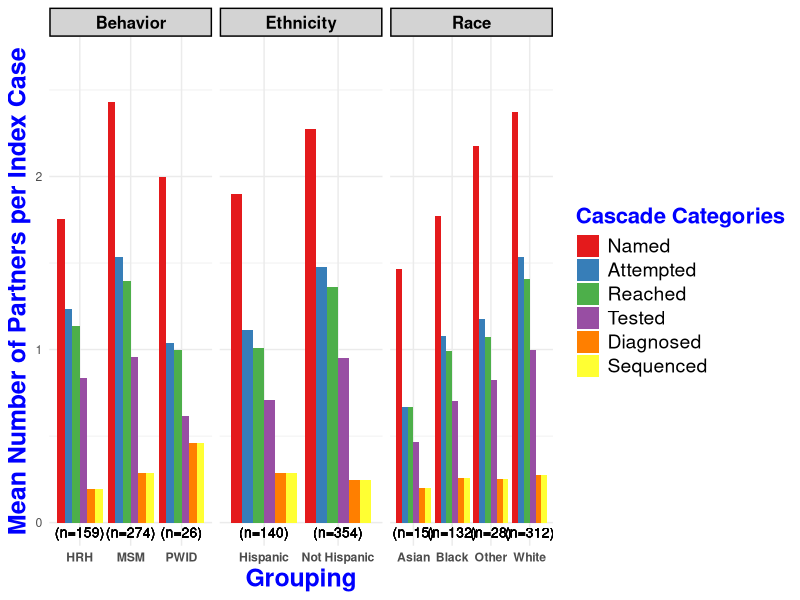

Write R code to recreate this figure. (Note: this script raises an error after producing the figure.)
rm(list=ls())

library(tidyr)
library(ggplot2)
library(here)

# Behavior Data
msm_denom <- 274
pwid_denom <- 26
hrh_denom <- 159

df <- data.frame(
  Grouping = c("MSM", "PWID", "HRH"),
  Named_Mean = c(666/msm_denom, 52/pwid_denom, 279/hrh_denom),
  Contact_Attempted_Mean = c(420/msm_denom, 27/pwid_denom, 196/hrh_denom),
  Reached_Mean = c(383/msm_denom, 26/pwid_denom, 181/hrh_denom),
  Tested_Mean = c(262/msm_denom, 16/pwid_denom, 133/hrh_denom),
  Diagnosed_Mean = c(79/msm_denom, 12/pwid_denom, 31/hrh_denom),
  Sequenced_Mean = c(79/msm_denom, 12/pwid_denom, 31/hrh_denom),
  N = c(paste0("(n=", msm_denom, ")"), paste0("(n=", pwid_denom, ")"), paste0("(n=", hrh_denom, ")"))
)

df_long <- df %>%
  gather(Category, Value, -Grouping, -N)

levels = c("Named_Mean", 
              "Contact_Attempted_Mean",
              "Reached_Mean",
              "Tested_Mean", 
              "Diagnosed_Mean", 
              "Sequenced_Mean"
              )
              

df_long$Category <- 
  factor(df_long$Category, 
    levels = levels
  )

# Race Data
white_denom <- 312
black_denom <- 132
asian_denom <- 15
other_denom <- 28

df_race <- data.frame(
  Grouping = c("White", "Black", "Asian", "Other"),
  Named_Mean = c(740/white_denom, 234/black_denom, 22/asian_denom, 61/other_denom),
  Contact_Attempted_Mean = c(478/white_denom, 142/black_denom, 10/asian_denom, 33/other_denom),
  Reached_Mean = c(439/white_denom, 131/black_denom, 10/asian_denom, 30/other_denom), 
  Tested_Mean = c(311/white_denom, 93/black_denom, 7/asian_denom, 23/other_denom),
  Diagnosed_Mean = c(85/white_denom, 34/black_denom, 3/asian_denom, 7/other_denom),
  Sequenced_Mean = c(85/white_denom, 34/black_denom, 3/asian_denom, 7/other_denom),
  N = c(paste0("(n=", white_denom, ")"), paste0("(n=", black_denom, ")"), paste0("(n=", asian_denom, ")"), paste0("(n=", other_denom, ")"))
)

df_race_long <- df_race %>%
  gather(Category, Value, -Grouping, -N)
df_race_long$Category <- factor(df_race_long$Category, 
  levels = levels)

# Ethnicity Data
hispanic_denom <- 140
nonhispanic_denom <- 354

df_ethnicity <- data.frame(
  Grouping = c("Hispanic", "Not Hispanic"),
  Named_Mean = c(266/hispanic_denom, 806/nonhispanic_denom),
  Contact_Attempted_Mean = c(156/hispanic_denom, 522/nonhispanic_denom),
  Reached_Mean = c(141/hispanic_denom, 481/nonhispanic_denom),
  Tested_Mean = c(99/hispanic_denom, 337/nonhispanic_denom),
  Diagnosed_Mean = c(40/hispanic_denom, 88/nonhispanic_denom),
  Sequenced_Mean = c(40/hispanic_denom, 88/nonhispanic_denom),
  N = c(paste0("(n=", hispanic_denom, ")"), paste0("(n=", nonhispanic_denom, ")"))
)
df_ethnicity_long <- df_ethnicity %>%
  gather(Category, Value, -Grouping, -N)

df_ethnicity_long$Category <- 
  factor(df_ethnicity_long$Category, 
    levels = levels
    )

# Combine All Data
df_long$Type <- "Behavior"
df_race_long$Type <- "Race"
df_ethnicity_long$Type <- "Ethnicity"
combined_df <- rbind(df_long, df_race_long, df_ethnicity_long)

# Plot
p <- ggplot(combined_df, aes(x = Grouping, y = Value, fill = Category)) +
  geom_bar(stat = "identity", position = "dodge") +
  geom_text(aes(label = N, y = 0), vjust = 1.5, hjust = 0.5, size = 3.5, fontface="plain", color = "black") +
  labs(y = "Mean Number of Partners per Index Case") +
  scale_fill_brewer(
    palette="Set1", 
    breaks=levels, 
    labels=c("Named", "Attempted", "Reached", 
            "Tested", "Diagnosed", "Sequenced"), name="Cascade Categories")+
  theme_minimal() +
  theme(
    plot.title = element_blank(),
    axis.text.x = element_text(face="bold"),
    axis.title.y = element_text(face="bold", size=18, color="blue"),
    axis.title.x = element_text(face="bold", size=18, color="blue"),
    axis.text.y = element_text(),
    legend.text = element_text(size=14),
    legend.title = element_text(size = 16, face = "bold", color = "blue"), 
    strip.text = element_text(size = 12, face = "bold", color = "black"),
    strip.background = element_rect(fill = "lightgray", color = "black", linewidth = 1)
  ) +
  facet_wrap(~Type, scales = "free_x", ncol = 3) +
  ylim(0, max(combined_df$Value) + 0.1*max(combined_df$Value))

loc_to_save <- here("manuscript-viz", "out", "split_cascade.pdf")
print(p)
ggsave(loc_to_save, plot = p, 
      width = 12, height = 6, dpi = 300)

p_split <- p

saveRDS(p_split, file = here("manuscript-viz", "out", "p_split_cascade.rds"))
